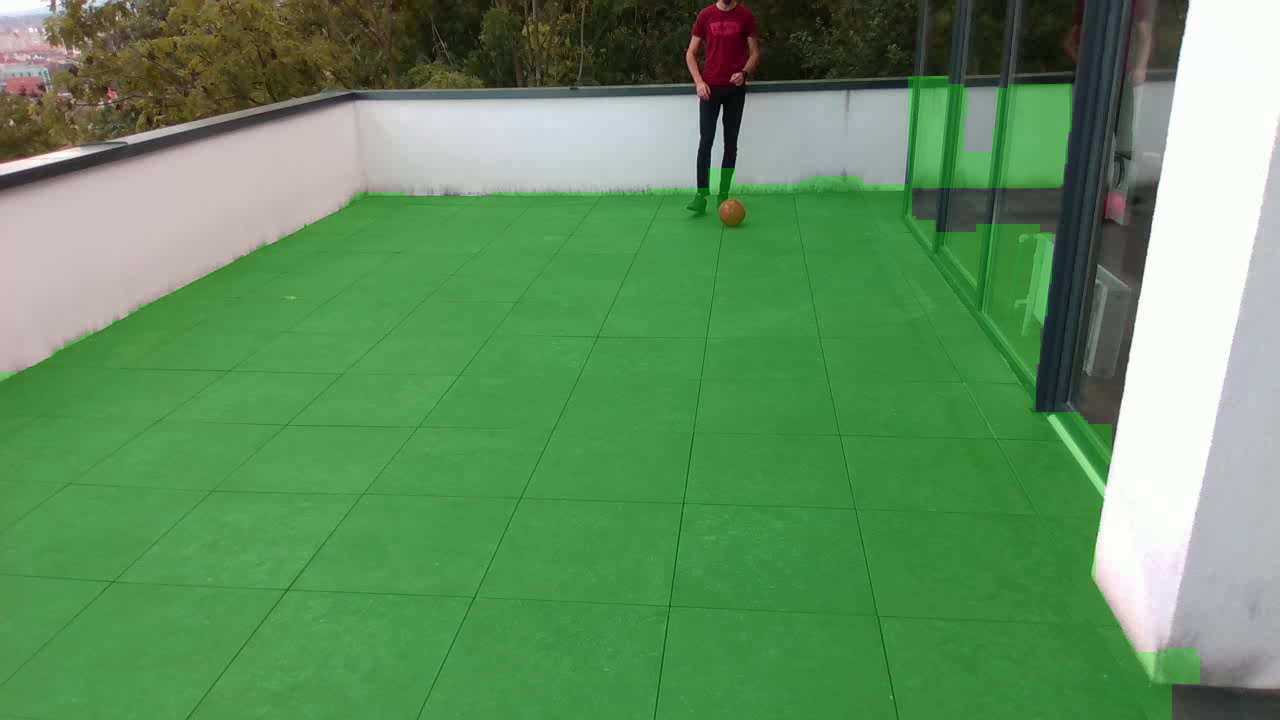
#> input picture complete_application/floor_overlay.png, 1280 x 720 px
$ python -i detection_ball.py   (imports and definitions only)
#> lines starting #> are read from the running program, lines starting #| are printed output that depends on the picture; after the words box and inside, x2 and y2 are one past the last pixel; in counts of white or black regions, pixels touching at a corner belong together
#> further down, picture is the input picture: shape (720, 1280, 3); mean B, G, R 94.3, 144.4, 97.9
import cv2
import math
import numpy as np


def detect_ball(frame, floor_mask=None):
    """Detect red ball using HSV + circularity filter."""
    hsv = cv2.cvtColor(frame, cv2.COLOR_BGR2HSV)
#> hsv: shape (720, 1280, 3); mean H, S, V 60.5, 104, 146.6

    # Two ranges for red
    lower1 = np.array([0, 120, 70], dtype=np.uint8)
    upper1 = np.array([10, 255, 255], dtype=np.uint8)
    lower2 = np.array([170, 120, 70], dtype=np.uint8)
    upper2 = np.array([180, 255, 255], dtype=np.uint8)

    mask = cv2.inRange(hsv, lower1, upper1) | cv2.inRange(hsv, lower2, upper2)
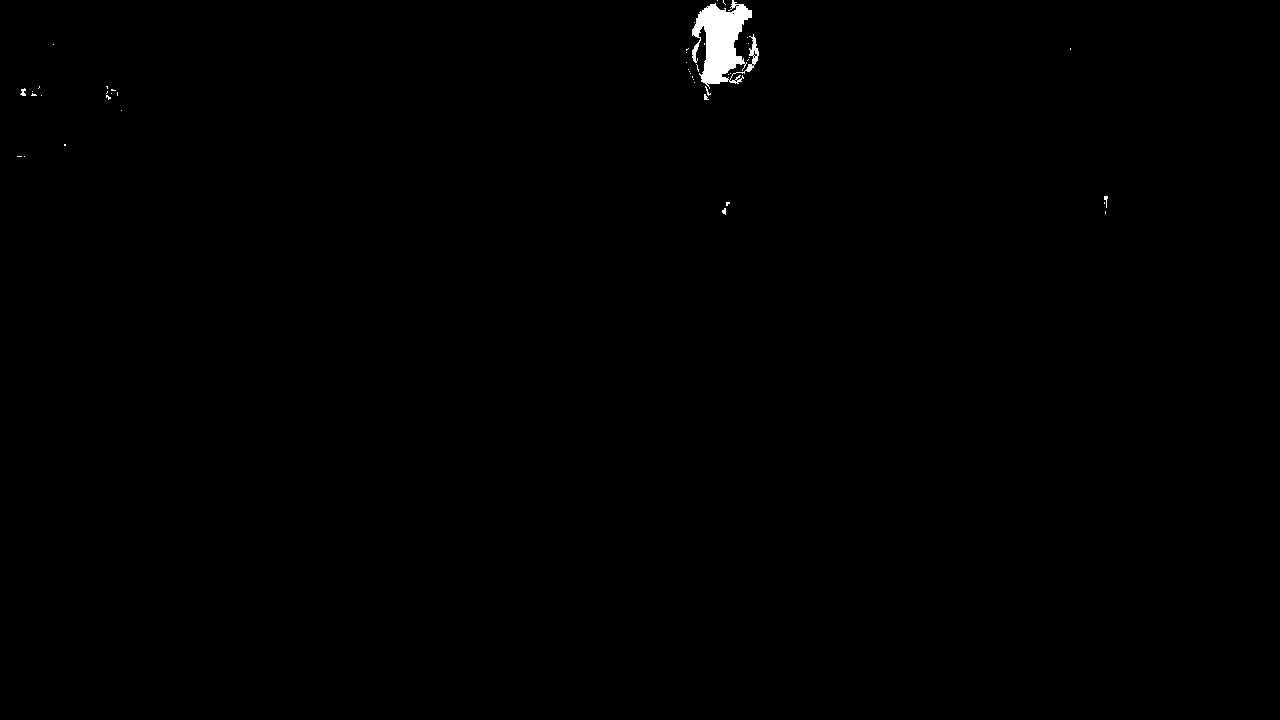
#> mask: shape (720, 1280); 0.37% white; 45 white regions (41 under 20 px), largest, box (x1, y1, x2, y2) and area: (692, 0, 759, 89) 3180, (20, 88, 26, 96) 29, (1104, 196, 1108, 208) 23, (722, 208, 726, 215) 20

    # Optionally restrict to floor region
    if floor_mask is not None:
        mask = cv2.bitwise_and(mask, floor_mask)

    # Clean small noise
    mask = cv2.morphologyEx(mask, cv2.MORPH_OPEN, np.ones((5, 5), np.uint8), iterations=2)
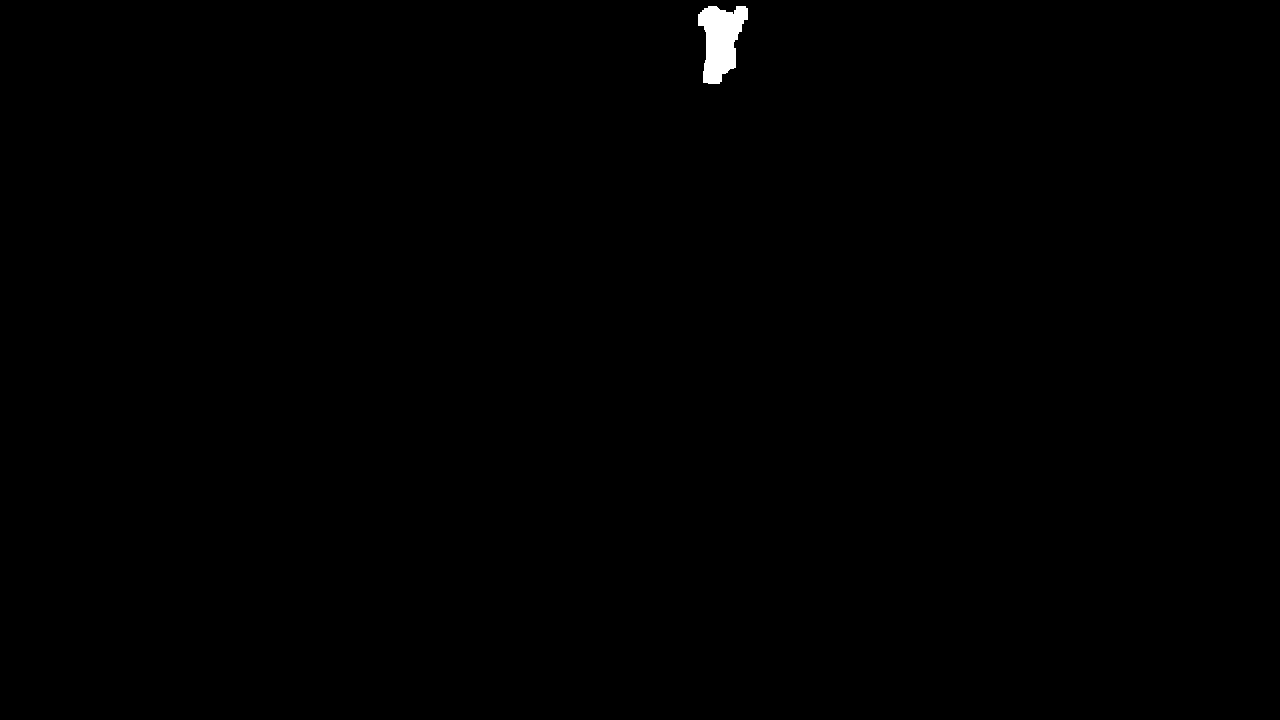
#> mask: shape (720, 1280); 0.27% white; 1 white region, box (x1, y1, x2, y2) and area: (698, 6, 748, 84) 2494
    mask = cv2.morphologyEx(mask, cv2.MORPH_DILATE, np.ones((5, 5), np.uint8), iterations=1)
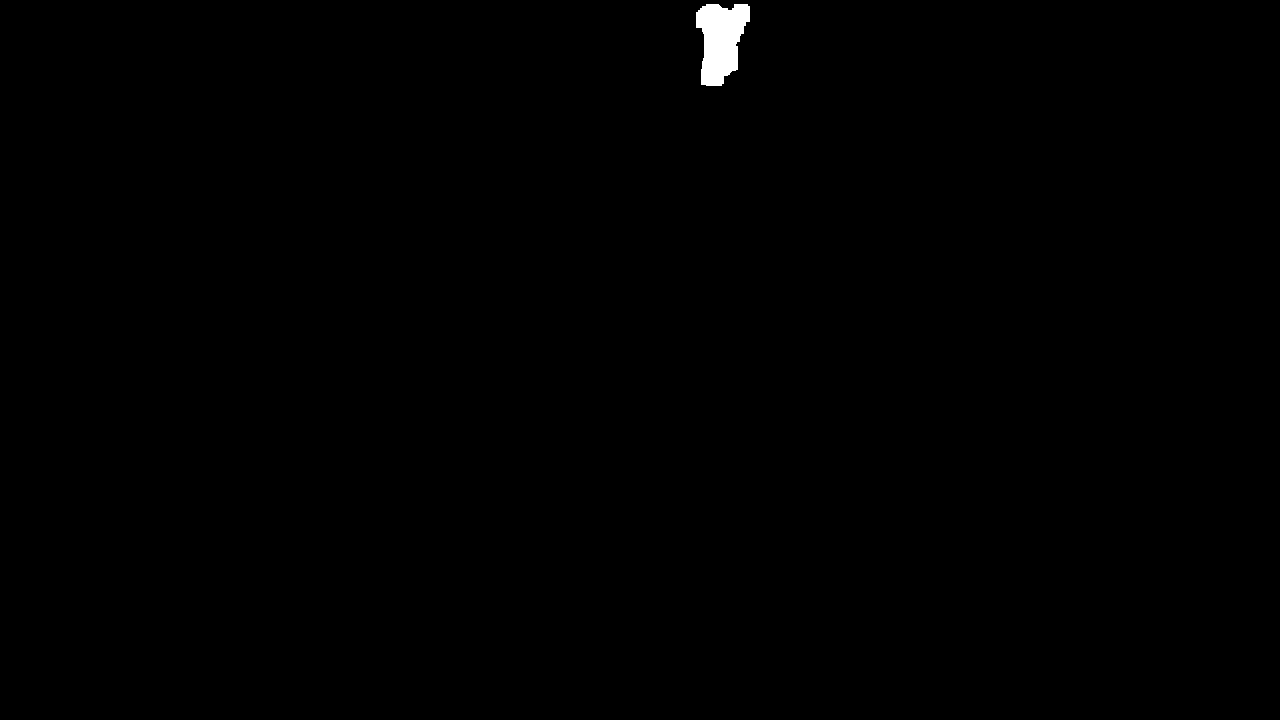
#> mask: shape (720, 1280); 0.33% white; 1 white region

    contours, _ = cv2.findContours(mask, cv2.RETR_EXTERNAL, cv2.CHAIN_APPROX_SIMPLE)
#> contours = 1 contour; box (x1, y1, x2, y2) and area: (696, 4, 750, 86) 2938
    if not contours:
        return False, None, None, None

    best = None
    best_score = -1.0

    for cnt in contours:
        area = cv2.contourArea(cnt)
        if area < 30:   # reject tiny blobs
            continue

        (x, y), radius = cv2.minEnclosingCircle(cnt)
        if radius < 3:  # reject very small circles
            continue

        peri = cv2.arcLength(cnt, True)
        if peri < 1e-3:
            continue

        circularity = 4.0 * math.pi * (area / (peri * peri))
        score = circularity * area  # favor large & round blobs

        if score > best_score:
            best_score = score
            best = (x, y, radius)
#> this loop made 1 pass
#> (area, x, y, radius, peri, circularity, score, best_score) on pass 1: (2938.5, 724, 44, 46.14, 270.7, 0.504, 1481.1, 1481.1)
#> after the loop, best_score = 1481.1

    if best is None:
        return False, None, None, None

    x, y, r = best
#> r = 46.14
    return True, float(x), float(y), float(r)

>>> import cv2
>>> picture = cv2.imread('floor_overlay.png')
>>> result = detect_ball(picture)
#> result = (True, 724, 44, 46.14)
